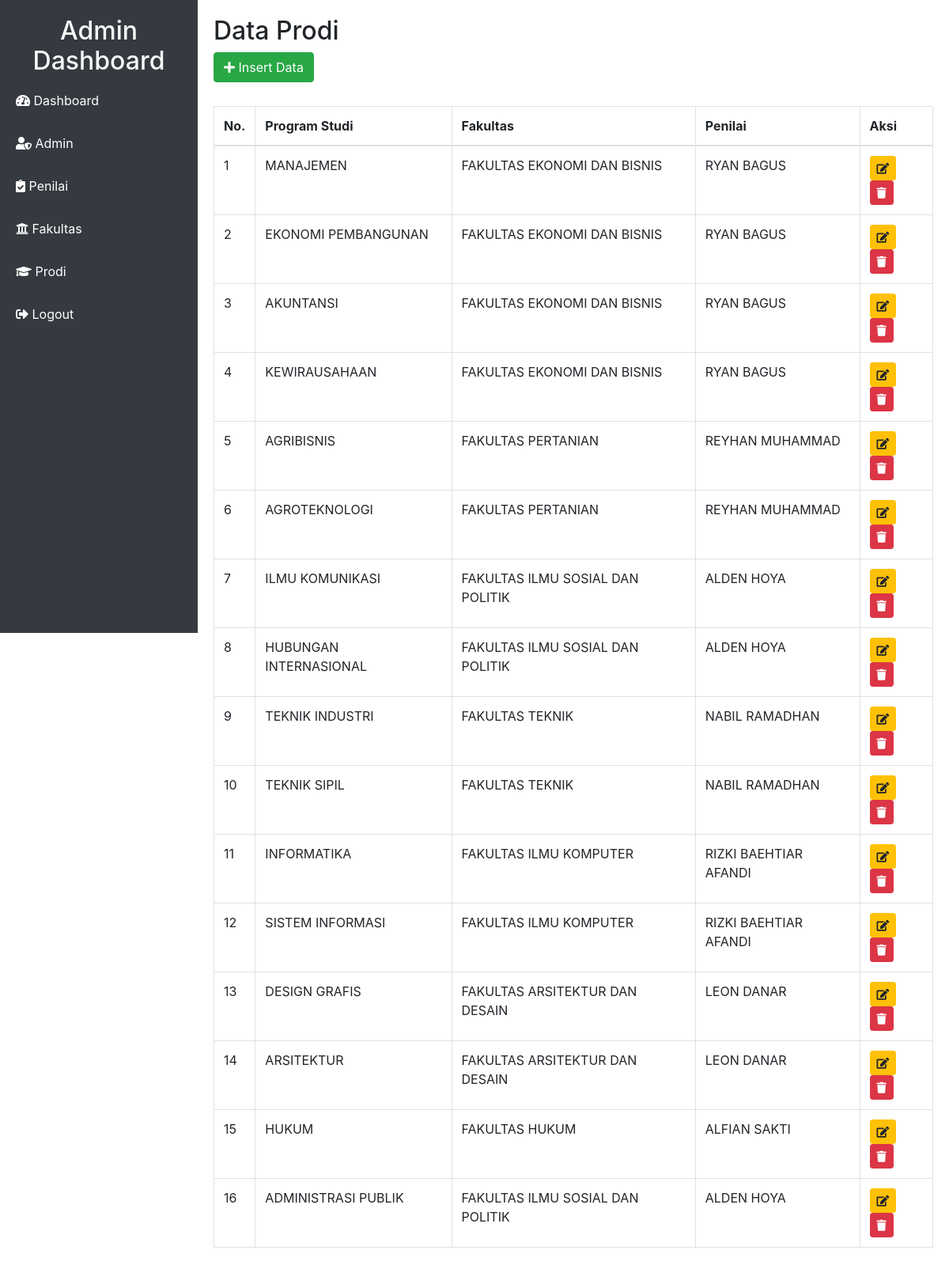
Screenshot of /admin/prodi.php with the database file from the repository.
### tables this page shows
CREATE TABLE `prodi` (
  `idprodi` int(11) NOT NULL,
  `idfakultas` int(11) NOT NULL,
  `nama_prodi` char(50) NOT NULL,
  `id_penilai` int(11) NOT NULL
);

CREATE TABLE `fakultas` (
  `idfakultas` int(11) NOT NULL,
  `nama` char(50) NOT NULL,
  `img` varchar(100) NOT NULL
);

CREATE TABLE `pengguna` (
  `idpengguna` int(11) NOT NULL,
  `username` char(50) NOT NULL,
  `password` char(50) NOT NULL,
  `role` int(11) NOT NULL
);

### admin/prodi.php (the view, shortened to what this page needs)
<?php
require '../config.php';
$sql = "SELECT prodi.*, fakultas.nama AS fakultas_nama, pengguna.username AS penilai_nama
        FROM prodi
        JOIN fakultas ON prodi.idfakultas = fakultas.idfakultas
        JOIN pengguna ON prodi.id_penilai = pengguna.idpengguna
        WHERE pengguna.role = 2";
$result = $conn->query($sql);
?>
<!DOCTYPE html>
<html lang="en">
<head>
    <link href="https://stackpath.bootstrapcdn.com/bootstrap/4.5.2/css/bootstrap.min.css" rel="stylesheet">
    <link href="https://cdnjs.cloudflare.com/ajax/libs/font-awesome/5.15.3/css/all.min.css" rel="stylesheet">
</head>
<body>
    <div class="sidebar collapse d-md-block" id="sidebarMenu">
        <h2 class="text-center text-light">Admin Dashboard</h2>
        <a href="index.php" class="nav-link"><i class="fas fa-tachometer-alt"></i> Dashboard</a>
        <a href="admin.php" class="nav-link"><i class="fas fa-user-shield"></i> Admin</a>
        <a href="penilai.php" class="nav-link"><i class="fas fa-clipboard-check"></i> Penilai</a>
        <a href="fakultas.php" class="nav-link"><i class="fas fa-university"></i> Fakultas</a>
        <a href="prodi.php" class="nav-link"><i class="fas fa-graduation-cap"></i> Prodi</a>
        <a href="../logout.php" class="nav-link"><i class="fas fa-sign-out-alt"></i> Logout</a>
    </div>
    <div class="main-content">
        <h2>Data Prodi</h2>
        <button class="btn btn-success btn-insert" data-toggle="modal" data-target="#insertModal"><i class="fas fa-plus"></i> Insert Data</button>
        <div class="table-responsive">
            <table class="table table-bordered">
                <thead>
                    <tr>
                        <th>No.</th>
                        <th>Program Studi</th>
                        <th>Fakultas</th>
                        <th>Penilai</th>
                        <th>Aksi</th>
                    </tr>
                </thead>
                <tbody>
                    <?php
                    if ($result->num_rows > 0) {
                        $no = 1;
                        while ($row = $result->fetch_assoc()) {
                            echo "<tr>
                                <td>" . $no++ . "</td>
                                <td>" . $row['nama_prodi'] . "</td>
                                <td>" . $row['fakultas_nama'] . "</td>
                                <td>" . $row['penilai_nama'] . "</td>
                                <td>
                                    <button class='btn btn-warning btn-sm' onclick='openUpdateModal(" . json_encode($row) . ")'><i class='fas fa-edit'></i></button>
                                    <a href='prodi.php?delete=" . $row['idprodi'] . "' class='btn btn-danger btn-sm'><i class='fas fa-trash'></i></a>
                                </td>
                            </tr>";
                        }
                    } else {
                        echo "<tr><td colspan='5' class='text-center'>No data available</td></tr>";
                    }
                    ?>
                </tbody>
            </table>
        </div>
    </div>
</body>
</html>

### admin/prodi.php (style rules this page uses)
body { display: flex; flex-direction: column; }
.sidebar { width: 250px; background-color: #343a40; min-height: 100vh; padding-top: 20px; position: fixed; transition: all 0.3s; }
.sidebar a { color: #fff; text-decoration: none; display: block; padding: 10px 20px; margin-bottom: 10px; transition: background-color 0.3s; }
.main-content { flex-grow: 1; padding: 20px; margin-left: 250px; transition: margin-left 0.3s; }
.table-responsive { margin-top: 20px; }
.btn-insert { margin-bottom: 10px; }

### rows the page displays
prodi: nama_prodi "MANAJEMEN", idfakultas.nama "FAKULTAS EKONOMI DAN BISNIS", id_penilai.username "RYAN BAGUS"
prodi: nama_prodi "EKONOMI PEMBANGUNAN", idfakultas.nama "FAKULTAS EKONOMI DAN BISNIS", id_penilai.username "RYAN BAGUS"
prodi: nama_prodi "AKUNTANSI", idfakultas.nama "FAKULTAS EKONOMI DAN BISNIS", id_penilai.username "RYAN BAGUS"
prodi: nama_prodi "KEWIRAUSAHAAN", idfakultas.nama "FAKULTAS EKONOMI DAN BISNIS", id_penilai.username "RYAN BAGUS"
prodi: nama_prodi "AGRIBISNIS", idfakultas.nama "FAKULTAS PERTANIAN", id_penilai.username "REYHAN MUHAMMAD"
prodi: nama_prodi "AGROTEKNOLOGI", idfakultas.nama "FAKULTAS PERTANIAN", id_penilai.username "REYHAN MUHAMMAD"
prodi: nama_prodi "ILMU KOMUNIKASI", idfakultas.nama "FAKULTAS ILMU SOSIAL DAN POLITIK", id_penilai.username "ALDEN HOYA"
prodi: nama_prodi "HUBUNGAN INTERNASIONAL", idfakultas.nama "FAKULTAS ILMU SOSIAL DAN POLITIK", id_penilai.username "ALDEN HOYA"
prodi: nama_prodi "TEKNIK INDUSTRI", idfakultas.nama "FAKULTAS TEKNIK", id_penilai.username "NABIL RAMADHAN"
prodi: nama_prodi "TEKNIK SIPIL", idfakultas.nama "FAKULTAS TEKNIK", id_penilai.username "NABIL RAMADHAN"
prodi: nama_prodi "INFORMATIKA", idfakultas.nama "FAKULTAS ILMU KOMPUTER", id_penilai.username "RIZKI BAEHTIAR AFANDI"
prodi: nama_prodi "SISTEM INFORMASI", idfakultas.nama "FAKULTAS ILMU KOMPUTER", id_penilai.username "RIZKI BAEHTIAR AFANDI"
prodi: nama_prodi "DESIGN GRAFIS", idfakultas.nama "FAKULTAS ARSITEKTUR DAN DESAIN", id_penilai.username "LEON DANAR"
prodi: nama_prodi "ARSITEKTUR", idfakultas.nama "FAKULTAS ARSITEKTUR DAN DESAIN", id_penilai.username "LEON DANAR"
prodi: nama_prodi "HUKUM", idfakultas.nama "FAKULTAS HUKUM", id_penilai.username "ALFIAN SAKTI"
prodi: nama_prodi "ADMINISTRASI PUBLIK", idfakultas.nama "FAKULTAS ILMU SOSIAL DAN POLITIK", id_penilai.username "ALDEN HOYA"
